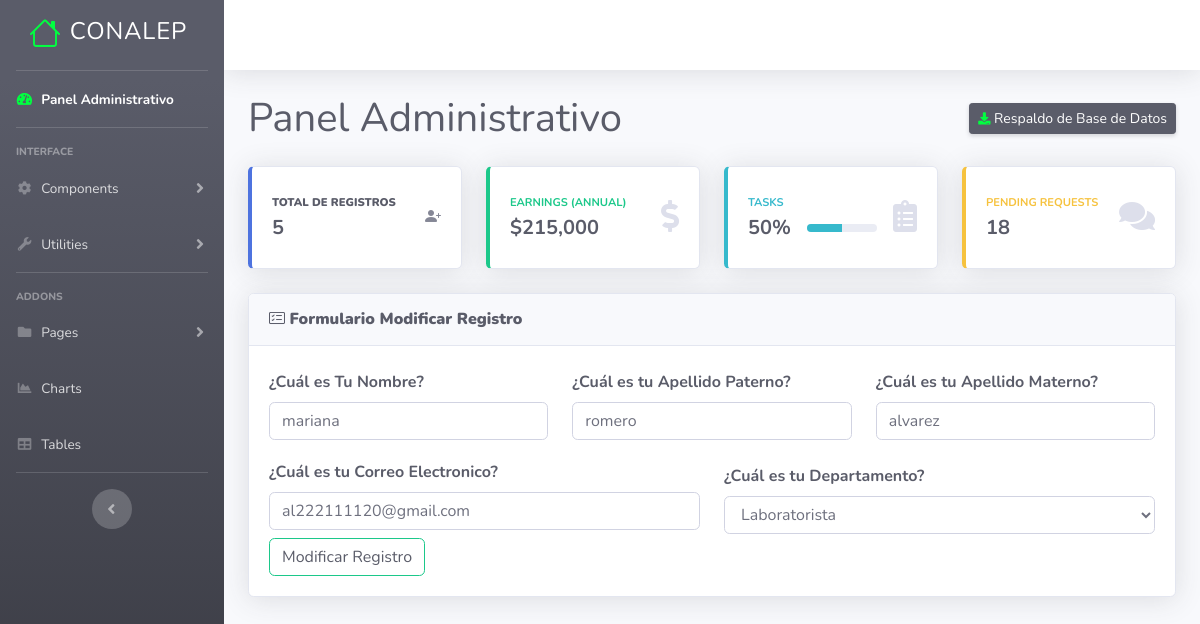
Screenshot of /UpdateUsuarios.php?id=1 with the database file from the repository.
### tables this page shows
CREATE TABLE `usuarios` (
  `id_usuario` int(8) NOT NULL AUTO_INCREMENT,
  `nombreu` varchar(100) NOT NULL,
  `appu` varchar(100) NOT NULL,
  `apmu` varchar(100) NOT NULL,
  `emailu` varchar(100) NOT NULL,
  `id_departamento` int(11) DEFAULT NULL,
  PRIMARY KEY (`id_usuario`),
  KEY `id_departamento` (`id_departamento`),
  CONSTRAINT `usuarios_ibfk_1` FOREIGN KEY (`id_departamento`) REFERENCES `departamento` (`id_departamento`)
);

### UpdateUsuarios.php (the view, shortened to what this page needs)
<?php
    include "Models/conexion.php";
        $id = $_GET["id"];
            $sql = $conexion->query("SELECT * FROM usuarios WHERE id_usuario=$id");
?>
<!DOCTYPE html>
<html lang="en">
<head>
    <link href="vendor/fontawesome-free/css/all.min.css" rel="stylesheet" type="text/css">
    <link rel="stylesheet" href="https://cdn.jsdelivr.net/npm/bootstrap-icons@1.10.5/font/bootstrap-icons.css">
    <link href="css/sb-admin-2.min.css" rel="stylesheet">
</head>
<body id="page-top">
    <div id="wrapper">
        <ul class="navbar-nav bg-gradient-dark sidebar sidebar-dark accordion" id="accordionSidebar">
            <a class="sidebar-brand d-flex align-items-center justify-content-center" href="index.php">
                <div class="sidebar-brand-icon">
                    <i class="bi bi-house" style="color: #00ff40"></i>
                </div>
                <div class="sidebar-brand-text mx-2"><strong><h4>CONALEP</h4></strong></div>
            </a>
            <hr class="sidebar-divider my-0">
            <li class="nav-item active">
                <a class="nav-link" href="index.php">
                    <i class="fas fa-fw fa-tachometer-alt" style="color: #00ff40"></i>
                    <span>Panel Administrativo</span></a>
            </li>
            <hr class="sidebar-divider">
            <div class="sidebar-heading">
                Interface
            </div>
            <li class="nav-item">
                <a class="nav-link collapsed" href="#" data-toggle="collapse" data-target="#collapseTwo"
                    aria-expanded="true" aria-controls="collapseTwo">
                    <i class="fas fa-fw fa-cog"></i>
                    <span>Components</span>
                </a>
            </li>
            <li class="nav-item">
                <a class="nav-link collapsed" href="#" data-toggle="collapse" data-target="#collapseUtilities"
                    aria-expanded="true" aria-controls="collapseUtilities">
                    <i class="fas fa-fw fa-wrench"></i>
                    <span>Utilities</span>
                </a>
            </li>
            <hr class="sidebar-divider">
            <div class="sidebar-heading">
                Addons
            </div>
            <li class="nav-item">
                <a class="nav-link collapsed" href="#" data-toggle="collapse" data-target="#collapsePages"
                    aria-expanded="true" aria-controls="collapsePages">
                    <i class="fas fa-fw fa-folder"></i>
                    <span>Pages</span>
                </a>
            </li>
            <li class="nav-item">
                <a class="nav-link" href="charts.html">
                    <i class="fas fa-fw fa-chart-area"></i>
                    <span>Charts</span></a>
            </li>
            <li class="nav-item">
                <a class="nav-link" href="tables.html">
                    <i class="fas fa-fw fa-table"></i>
                    <span>Tables</span></a>
            </li>
            <hr class="sidebar-divider d-none d-md-block">
            <div class="text-center d-none d-md-inline">
                <button class="rounded-circle border-0" id="sidebarToggle"></button>
            </div>
        </ul>
        <div id="content-wrapper" class="d-flex flex-column">
            <div id="content">
                <nav class="navbar navbar-expand navbar-light bg-white topbar mb-4 static-top shadow">
                </nav>
                <div class="container-fluid">
                    <div class="d-sm-flex align-items-center justify-content-between mb-4">
                        <h1 class="h1 mb-0 text-gray-800">Panel Administrativo</h1>
                        <a href="./php/index.php" class="mb-0 d-none d-sm-inline-block btn btn-sm btn-dark shadow-sm">
                            <i class="fas fa-download fa-sm" style="color: #00ff40"></i> Respaldo de Base de Datos</a>
                    </div>
                    <div class="row">
                        <div class="col-xl-3 col-md-6 mb-4">
                            <div class="card border-left-primary shadow h-100 py-2">
                                <div class="card-body">
                                    <div class="row no-gutters align-items-center">
                                        <div class="col mr-2">
                                            <div class="text-xs font-weight-bold text-dark text-uppercase mb-1"><strong>Total de Registros</strong></div>
                                                <div class="h5 mb-0 font-weight-bold text-gray-800">
                                                <?php
                                                    include 'Models/conexion.php';
                                                        $query = "SELECT id_usuario FROM usuarios ORDER BY id_usuario";
                                                        $query_run = mysqli_query($conexion, $query);
                                                        $row = mysqli_num_rows($query_run);
                                                            echo $row;
                                                ?>
                                                </div>
                                        </div>
                                        <div class="col-auto">
                                            <i class="bi bi-person-plus-fill"></i>
                                        </div>
                                    </div>
                                </div>
                            </div>
                        </div>
                        <div class="col-xl-3 col-md-6 mb-4">
                            <div class="card border-left-success shadow h-100 py-2">
                                <div class="card-body">
                                    <div class="row no-gutters align-items-center">
                                        <div class="col mr-2">
                                            <div class="text-xs font-weight-bold text-success text-uppercase mb-1">
                                                Earnings (Annual)</div>
                                            <div class="h5 mb-0 font-weight-bold text-gray-800">$215,000</div>
                                        </div>
                                        <div class="col-auto">
                                            <i class="fas fa-dollar-sign fa-2x text-gray-300"></i>
                                        </div>
                                    </div>
                                </div>
                            </div>
                        </div>
                        <div class="col-xl-3 col-md-6 mb-4">
                            <div class="card border-left-info shadow h-100 py-2">
                                <div class="card-body">
                                    <div class="row no-gutters align-items-center">
                                        <div class="col mr-2">
                                            <div class="text-xs font-weight-bold text-info text-uppercase mb-1">Tasks
                                            </div>
                                            <div class="row no-gutters align-items-center">
                                                <div class="col-auto">
                                                    <div class="h5 mb-0 mr-3 font-weight-bold text-gray-800">50%</div>
                                                </div>
                                                <div class="col">
                                                    <div class="progress progress-sm mr-2">
                                                        <div class="progress-bar bg-info" role="progressbar"
                                                            style="width: 50%" aria-valuenow="50" aria-valuemin="0"
                                                            aria-valuemax="100"></div>
                                                    </div>
                                                </div>
                                            </div>
                                        </div>
                                        <div class="col-auto">
                                            <i class="fas fa-clipboard-list fa-2x text-gray-300"></i>
                                        </div>
                                    </div>
                                </div>
                            </div>
                        </div>
                        <div class="col-xl-3 col-md-6 mb-4">
                            <div class="card border-left-warning shadow h-100 py-2">
                                <div class="card-body">
                                    <div class="row no-gutters align-items-center">
                                        <div class="col mr-2">
                                            <div class="text-xs font-weight-bold text-warning text-uppercase mb-1">
                                                Pending Requests</div>
                                            <div class="h5 mb-0 font-weight-bold text-gray-800">18</div>
                                        </div>
                                        <div class="col-auto">
                                            <i class="fas fa-comments fa-2x text-gray-300"></i>
                                        </div>
                                    </div>
                                </div>
                            </div>
                        </div>
                    </div>
                    <div class="row">
                        <div class="col-xl-12 col-lg-6">
                            <div class="card shadow mb-4">
                                <div class="card-header py-3 d-flex flex-row align-items-center justify-content-between">
                                    <h6 class="m-0 font-weight-bold text-dark"><strong><i class="bi bi-card-checklist"></i> Formulario Modificar Registro</h6></strong>
                                </div>
                                <div class="card-body">
                                    <form method="POST">
                                            <?php
                                                include "Controllers/EditUsuariosController.php";
                                                    while ($datos = $sql->fetch_object()) {
                                            ?>
                                        <div class="row py-1 mb-3">
                                            <div class="col-md-4">
                                                <div class="form-floating mb-3 mb-md-0">
                                                    <label class="text-dark"><strong>¿Cuál es Tu Nombre?</strong></label>
                                                    <input class="form-control" name="nombreu" value="<?= $datos->nombreu ?>" type="text" placeholder="Ingrese su Nombre" />
                                                </div>
                                            </div>
                                            <div class="col-md-4">
                                                <div class="form-floating mb-3 mb-md-0">
                                                    <label class="text-dark"><strong>¿Cuál es tu Apellido Paterno?</strong></label>
                                                    <input class="form-control" name="appu" value="<?= $datos->appu ?>" type="text" placeholder="Ingrese su Primer Apellido" />
                                                </div>
                                            </div>
                                            <div class="col-md-4">
                                                <div class="form-floating mb-3 mb-md-0">
                                                    <label class="text-dark"><strong>¿Cuál es tu Apellido Materno?</strong></label>
                                                    <input class="form-control" name="apmu" value="<?= $datos->apmu ?>" type="text" placeholder="Ingrese su Segundo Apellido" />
                                                </div>
                                            </div>
                                        </div>
                                        <div class="row">
                                            <div class="col-md-6">
                                                <div class="form-floating mb-3 mb-md-0">
                                                    <label class="text-dark"><strong>¿Cuál es tu Correo Electronico?</strong></label>
                                                    <input class="form-control" name="emailu" value="<?= $datos->emailu ?>" type="email" placeholder="rromero@2023conalepmex.edu.mx" />
                                                </div>
                                            </div>
                                            <div class="py-1 col-md-6">
                                                <div class="form-floating mb-md-0">
                                                    <label class="text-dark"><strong>¿Cuál es tu Departamento?</strong></label>
                                                    <select class="form-control" type="text" name="id_departamento">
                                                        <?php
                                                        $conexion = mysqli_connect("localhost", "root", "", "sgmec");
                                                        $consulta = "SELECT id_departamento, tipo_departamento FROM Departamento";
                                                        $resultado = mysqli_query($conexion, $consulta);
                                                        if (mysqli_num_rows($resultado) > 0) {
                                                            while ($fila = mysqli_fetch_assoc($resultado)) {
                                                                $id_departamento = $fila['id_departamento'];
                                                                $tipo_departamento = $fila['tipo_departamento'];
                                                                echo "<option value='$id_departamento'>$tipo_departamento</option>";
                                                            }
                                                        } else {
                                                            echo "<option value=''>No se encontraron departamentos</option>";
                                                        }
                                                        ?>
                                                    </select>
                                        <?php
                                            }
                                        ?>
                                                </div>
                                            </div>
                                        </div>
                                        <input class="btn btn-outline-success text-dark"type="submit" name="btnmodificar" size="10" value="Modificar Registro">
                                    </form>
                                </div>
                            </div>
                        </div>
                    </div>
                    </div>
                </div>
            </div>
        </div>
</body>
</html>

### rows the page displays
usuarios: nombreu "mariana", appu "romero", apmu "alvarez", emailu "al222111120@gmail.com"

### other values shown
$row "5"
form field id_departamento "Laboratorista"
